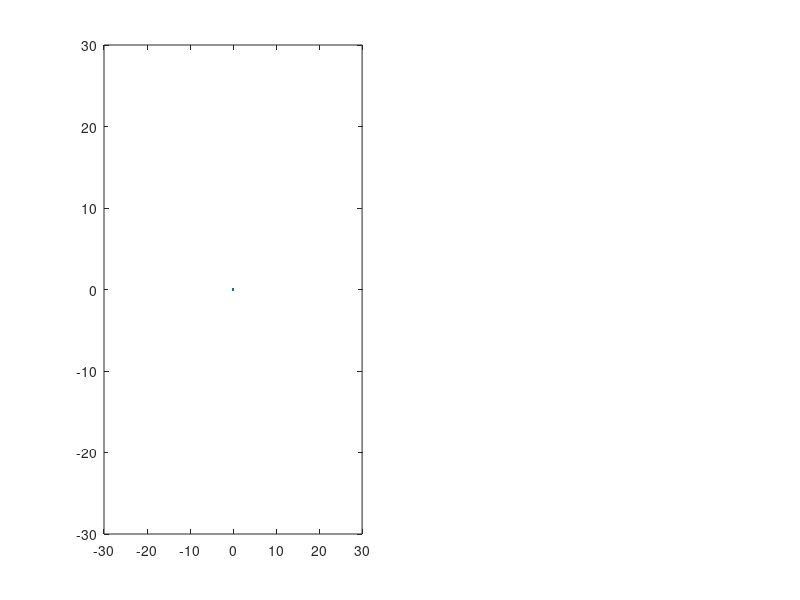

This figure's MATLAB source: (Note: this script raises an error after producing the figure.)
% Visualizing Couzin vs Calovi models
close all;
% Define some agents
agentDistance = 0:0.01:30;
absoluteAgentAngle = pi/2;
absoluteAgentOrientation = [cos(absoluteAgentAngle); sin(absoluteAgentAngle)];
relativeAgentAngle = pi/2;
relativeAgentOrientation = [cos(relativeAgentAngle); sin(relativeAgentAngle)];

% What are the constants being used
avoidDistance = 5;
alignDistance = 10;
attractDistance = 20;
alignYintercept = 0.6;

% How does attraction change?
% Couzin on off switch
attractionCouzin = ones(length(agentDistance),1);
% attractionCouzin(agentDistance <= alignDistance & agentDistance >= avoidDistance) = 0;
attractionCouzin(agentDistance > attractDistance) = 0;
attractionCouzin(agentDistance < avoidDistance) = -1;

alignmentCouzin = zeros(length(agentDistance),1);
alignmentCouzin(agentDistance <= alignDistance & agentDistance >= avoidDistance) = 1;

for currDist = 1:length(agentDistance)
    summedUnitVectors = attractionCouzin(currDist)*relativeAgentOrientation + alignmentCouzin(currDist)*absoluteAgentOrientation;

    if sqrt(sum(summedUnitVectors.^2)) == 0
        normalizedSum = [0, 0];
    else
        normalizedSum = summedUnitVectors/sqrt(sum(summedUnitVectors.^2));
    end

    changeInOrientationCouzin(currDist) = atan2(normalizedSum(2), normalizedSum(1));
end

% Calovi non-linear model
attractionCalovi = (agentDistance - avoidDistance)./(1+(agentDistance/attractDistance).^2);
attractionCalovi = attractionCalovi/(attractDistance - avoidDistance);

alignmentCalovi = (alignYintercept + agentDistance).*exp(-(agentDistance/alignDistance).^2);
alignmentCalovi = alignmentCalovi/(alignDistance + alignYintercept);

for currDist = 1:length(agentDistance)
    summedUnitVectors = attractionCalovi(currDist)*relativeAgentOrientation + alignmentCalovi(currDist)*absoluteAgentOrientation;

    if sqrt(sum(summedUnitVectors.^2)) == 0
        normalizedSum = [0, 0];
    else
        normalizedSum = summedUnitVectors/sqrt(sum(summedUnitVectors.^2));
    end

    changeInOrientationCalovi(currDist) = atan2(normalizedSum(2), normalizedSum(1));
end

% plot these
figure(1)
subplot(1,2,1)
agentLength = 1;
testDistance = [avoidDistance,alignDistance,attractDistance];
arrowheadSize = 5;

plot(0,0)
xlim([-30,30])
ylim([-30,30])
arrow([0 - 0.5*agentLength, 0], [ 0 + 0.5*agentLength, 0], arrowheadSize, 'color', 'k');
hold on
otherAgentCenter = testDistance'.*relativeAgentOrientation';
arrow([otherAgentCenter(:,1) - 0.5*agentLength*absoluteAgentOrientation(1), otherAgentCenter(:,2) - 0.5*agentLength*absoluteAgentOrientation(2)],...
      [otherAgentCenter(:,1) + 0.5*agentLength*absoluteAgentOrientation(1), otherAgentCenter(:,2) + 0.5*agentLength*absoluteAgentOrientation(2)],...
      arrowheadSize, 'color', 'r');

title('Agent placement')

subplot(1,2,2)
plot(agentDistance,changeInOrientationCouzin*180/pi);
hold on
plot(agentDistance,changeInOrientationCalovi*180/pi);

xlimitVal = get(gca, 'xlim');
ylimitVal = get(gca, 'ylim');

line([avoidDistance, avoidDistance],ylimitVal ,'color','k','linestyle','--','linewidth',3);
text(avoidDistance + 0.2, -5, 'avoid distance')

line([alignDistance, alignDistance], ylimitVal,'color','k','linestyle','--','linewidth',3);
text(alignDistance+ 0.2, -5, 'align distance')

line([attractDistance, attractDistance], ylimitVal, 'color','k','linestyle','--','linewidth',3);
text(attractDistance+ 0.2, -5, 'attract distance')

xlim(xlimitVal);
ylim(ylimitVal);


ylabel(['Desired new orientation (', char(176) ,')'])
xlabel('Distance from other agent')

title('Agent desired orientation')